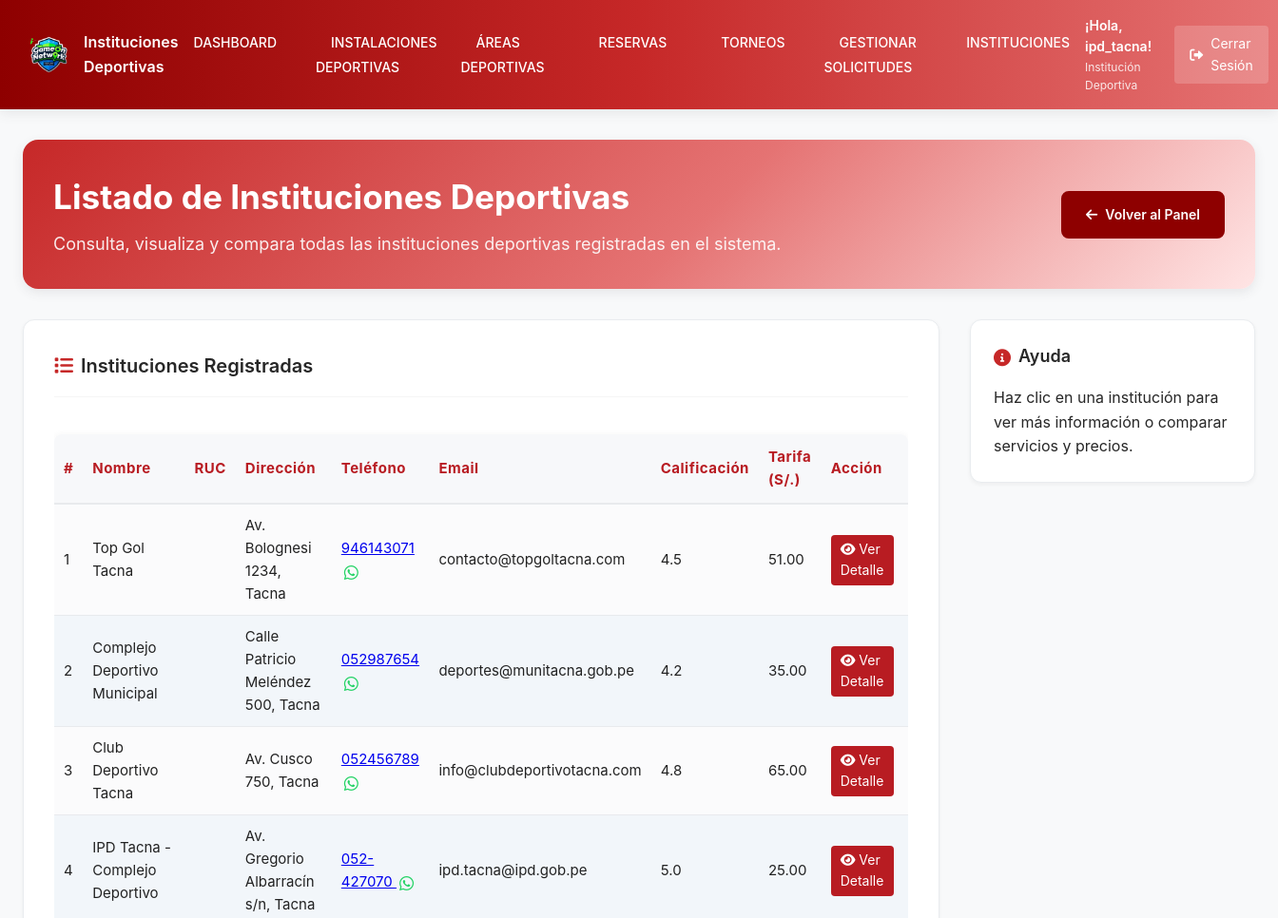
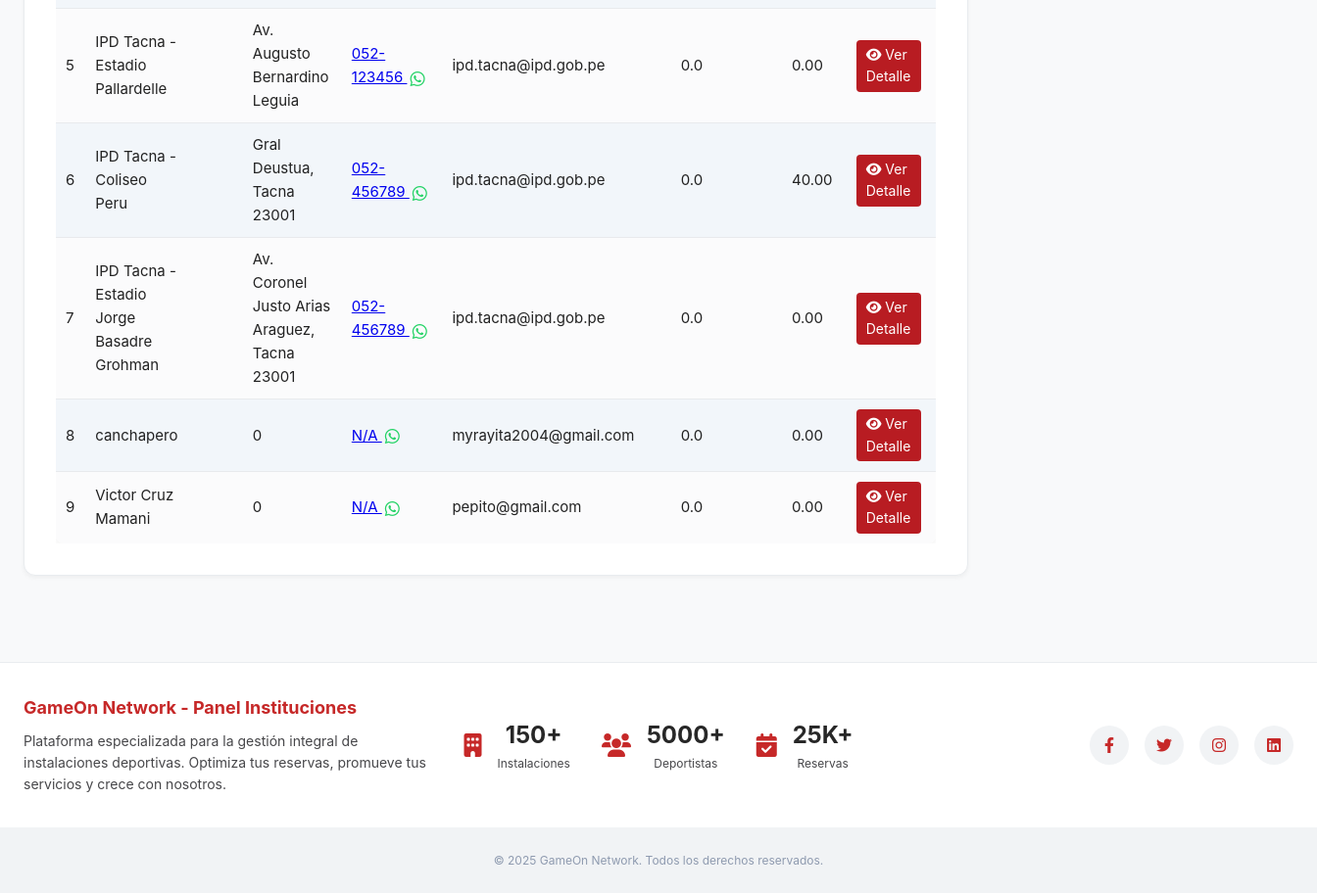
Page /Views/UserInsD/listadoins.php (signed in) on the committed database (2 pictures, top to bottom).
### tables this page shows
CREATE TABLE IF NOT EXISTS `instituciones_deportivas` (
  `id` int NOT NULL AUTO_INCREMENT,
  `usuario_instalacion_id` int NOT NULL,
  `nombre` varchar(100) NOT NULL,
  `ruc` varchar(11) NOT NULL,
  `direccion` varchar(200) NOT NULL,
  `latitud` decimal(10,8) NOT NULL,
  `longitud` decimal(11,8) NOT NULL,
  `imagen` varchar(255) DEFAULT NULL,
  `tarifa` decimal(10,2) NOT NULL,
  `calificacion` decimal(3,2) DEFAULT '0.00',
  `telefono` varchar(20) NOT NULL,
  `email` varchar(100) NOT NULL,
  `descripcion` text,
  `estado` tinyint(1) NOT NULL DEFAULT '1',
  `creado_en` timestamp NOT NULL DEFAULT CURRENT_TIMESTAMP,
  `razon_social_sunat` varchar(255) DEFAULT NULL,
  `direccion_sunat` varchar(255) DEFAULT NULL,
  `distrito_sunat` varchar(100) DEFAULT NULL,
  `provincia_sunat` varchar(100) DEFAULT NULL,
  `departamento_sunat` varchar(100) DEFAULT NULL,
  `estado_sunat` varchar(50) DEFAULT NULL,
  `condicion_sunat` varchar(50) DEFAULT NULL,
  `documento_legal` varchar(255) DEFAULT NULL,
  `fecha_registro` datetime DEFAULT CURRENT_TIMESTAMP,
  `estado_aprobacion` varchar(50) DEFAULT 'PENDIENTE',
  PRIMARY KEY (`id`),
  UNIQUE KEY `ruc_institucion_unique` (`ruc`) USING BTREE,
  KEY `usuario_instalacion_id` (`usuario_instalacion_id`),
  CONSTRAINT `instituciones_deportivas_ibfk_1` FOREIGN KEY (`usuario_instalacion_id`) REFERENCES `usuarios_instalaciones` (`id`) ON DELETE CASCADE
);

### Models/InstitucionesModel.php (called while the page is built, shortened)
<?php
require_once __DIR__ . '/../Config/database.php';
class InstitucionesModel {
    private $conn;
    public function __construct() {
        $db = new Database();
        $this->conn = $db->getConnection();
    }
    public function obtenerInstituciones() {
        $instituciones = [];
        $sql = "SELECT * FROM instituciones_deportivas WHERE estado = 1";
        $result = $this->conn->query($sql);
        if ($result && $result->num_rows > 0) {
            while ($row = $result->fetch_assoc()) {
                $instituciones[] = $row;
            }
        }
        return $instituciones;
    }
}
?>

### Config/database.php (called while the page is built, shortened)
<?php
class Database {
    private $host;
    private $db_name;
    private $username;
    private $password;
    private $port;
    public function __construct() {
        if (isset($_ENV['MYSQL_HOST']) || getenv('MYSQL_HOST')) {
            $this->host = $_ENV['MYSQL_HOST'] ?? getenv('MYSQL_HOST');
            $this->db_name = $_ENV['MYSQL_DATABASE'] ?? getenv('MYSQL_DATABASE');
            $this->username = $_ENV['MYSQL_USER'] ?? getenv('MYSQL_USER');
            $this->password = $_ENV['MYSQL_PASSWORD'] ?? getenv('MYSQL_PASSWORD');
            $this->port = $_ENV['MYSQL_PORT'] ?? getenv('MYSQL_PORT') ?? 3306;
        } else {
            $this->host = "localhost";
            $this->db_name = "gameon";
            $this->username = "root";
            $this->password = "";
            $this->port = 3306;
        }
    }
    public function getConnection() {
        $this->conn = null;
        try {
            $this->conn = new mysqli($this->host, $this->username, $this->password, $this->db_name, $this->port);
            $this->conn->set_charset("utf8");
        } catch(Exception $e) {
            echo "Error de conexión: " . $e->getMessage();
        }
        return $this->conn;
    }
}
?>

### Controllers/InstitucionesController.php (called while the page is built)
<?php
require_once __DIR__ . '/../Models/InstitucionesModel.php';
class InstitucionesController {
    private $model;
    public function __construct() {
        $this->model = new InstitucionesModel();
    }
    public function listar() {
        return $this->model->obtenerInstituciones();
    }
}
?>

### Views/UserInsD/partials/lista_instituciones.php (the view)
<?php if (!empty($instituciones)): ?>
    <div style="overflow-x:auto;">
    <table class="table table-striped" style="width:100%; min-width:750px;">
        <thead>
            <tr>
                <th>#</th>
                <th>Nombre</th>
                <th>RUC</th>
                <th>Dirección</th>
                <th>Teléfono</th>
                <th>Email</th>
                <th>Calificación</th>
                <th>Tarifa (S/.)</th>
                <th>Acción</th>
            </tr>
        </thead>
        <tbody>
            <?php foreach ($instituciones as $i => $inst): ?>
                <tr>
                    <td><?= $i+1 ?></td>
                    <td><?= htmlspecialchars($inst['nombre']) ?></td>
                    <td><?= htmlspecialchars($inst['ruc_institucion']) ?></td>
                    <td><?= htmlspecialchars($inst['direccion']) ?></td>
                    <td>
                        <a href="https://wa.me/<?= preg_replace('/\D/', '', $inst['telefono']) ?>"
                        target="_blank" rel="noopener noreferrer"
                        title="Contactar a <?= htmlspecialchars($inst['nombre']) ?> por WhatsApp">
                            <?= htmlspecialchars($inst['telefono']) ?>
                            <i class="fab fa-whatsapp" style="color:#25d366;"></i>
                        </a>
                    </td>
                    <td><?= htmlspecialchars($inst['email']) ?></td>
                    <td><?= number_format($inst['calificacion'], 1) ?></td>
                    <td><?= number_format($inst['tarifa'], 2) ?></td>
                    <td>
                        <a href="ver_institucion.php?id=<?= $inst['id'] ?>" class="btn-small-inst btn-edit" title="Ver Detalles">
                            <i class="fas fa-eye"></i> Ver Detalle
                        </a>
                    </td>
                </tr>
            <?php endforeach; ?>
        </tbody>
    </table>
    </div>
<?php else: ?>
    <p>No hay instituciones registradas.</p>
<?php endif; ?>

### Views/UserInsD/header.php (shortened to what this page needs)
<!DOCTYPE html>
<html lang="es">
<head>
    <link rel="stylesheet" href="../../Public/cssInsDepor/header_insd.css">
    <link rel="stylesheet" href="../../Public/cssInsDepor/dashboard_insd.css">
    <link rel="stylesheet" href="../../Public/cssInsDepor/footer_insd.css">
    <link rel="stylesheet" href="../../Public/cssInsDepor/lista_instituciones_tabla.css">
    <link rel="stylesheet" href="https://cdnjs.cloudflare.com/ajax/libs/font-awesome/6.0.0/css/all.min.css">
</head>
<body>
    <header class="main-header-inst">
        <div class="logo-inst">
            <img src="../../Resources/logo_gameon.png" alt="GameOn Network">
            <span class="logo-text">Instituciones Deportivas</span>
        </div>
        <nav class="main-nav-inst">
            <ul>
                <li><a href="dashboard.php">DASHBOARD</a></li>
                <li><a href="instalaciones_deportivas.php">INSTALACIONES DEPORTIVAS</a></li>
                <li><a href="areas_deportivas.php">ÁREAS DEPORTIVAS</a></li>
                <li><a href="reservas.php">RESERVAS</a></li>
                <li><a href="torneos.php">TORNEOS</a></li>
                <li><a href="gestionar_solicitudes.php">GESTIONAR SOLICITUDES</a></li>
                <li><a href="listadoins.php">INSTITUCIONES</a></li>
            </ul>
        </nav>
        <div class="header-user-inst">
            <div class="user-info-inst">
                <span class="user-welcome-inst">¡Hola, <?php echo $_SESSION['username']; ?>!</span>
                <span class="user-type-inst">Institución Deportiva</span>
            </div>
            <div class="logout-container-inst">
                <a href="../Auth/logout.php" class="logout-btn-inst" onclick="return confirm('¿Estás seguro que deseas cerrar sesión?')">
                    <i class="fas fa-sign-out-alt"></i>
                    <span>Cerrar Sesión</span>
                </a>
            </div>
        </div>
    </header>
    <main class="main-content-inst">

### Views/UserInsD/listadoins.php (shortened to what this page needs)
<?php
require_once '../../Controllers/InstitucionesController.php';
$institucionesController = new InstitucionesController();
$instituciones = $institucionesController->listar();
include_once 'header.php';
?>
<div class="dashboard-container-inst">
    <div class="welcome-banner-inst">
        <div class="welcome-content-inst">
            <h1>Listado de Instituciones Deportivas</h1>
            <p>Consulta, visualiza y compara todas las instituciones deportivas registradas en el sistema.</p>
        </div>
        <div class="welcome-actions-inst">
            <a href="dashboard.php" class="btn-secondary-inst"><i class="fas fa-arrow-left"></i> Volver al Panel</a>
        </div>
    </div>
    <div class="dashboard-main-content-inst">
        <div class="main-panel-inst">
            <div class="content-card-inst">
                <div class="card-header-inst">
                    <h2><i class="fas fa-list"></i> Instituciones Registradas</h2>
                </div>
                <?php include 'partials/lista_instituciones.php'; ?>
            </div>
        </div>
        <div class="sidebar-panel-inst">
            <div class="sidebar-card-inst">
                <h3><i class="fas fa-info-circle"></i> Ayuda</h3>
                <div class="info-content">
                    <p>Haz clic en una institución para ver más información o comparar servicios y precios.</p>
                </div>
            </div>
        </div>
    </div>
</div>
<?php include_once 'footer.php'; ?>

### Views/UserInsD/footer.php (shortened to what this page needs)
    </main>
    <footer class="main-footer-inst">
        <div class="footer-content-inst">
            <div class="footer-info-inst">
                <h3>GameOn Network - Panel Instituciones</h3>
                <p>Plataforma especializada para la gestión integral de instalaciones deportivas. Optimiza tus reservas, promueve tus servicios y crece con nosotros.</p>
            </div>
            <div class="footer-stats-inst">
                <div class="stat-item-inst">
                    <i class="fas fa-building"></i>
                    <div>
                        <span class="stat-number">150+</span>
                        <span class="stat-label">Instalaciones</span>
                    </div>
                </div>
                <div class="stat-item-inst">
                    <i class="fas fa-users"></i>
                    <div>
                        <span class="stat-number">5000+</span>
                        <span class="stat-label">Deportistas</span>
                    </div>
                </div>
                <div class="stat-item-inst">
                    <i class="fas fa-calendar-check"></i>
                    <div>
                        <span class="stat-number">25K+</span>
                        <span class="stat-label">Reservas</span>
                    </div>
                </div>
            </div>
            <div class="social-links-inst">
                <a href="#" class="social-icon-inst"><i class="fab fa-facebook-f"></i></a>
                <a href="#" class="social-icon-inst"><i class="fab fa-twitter"></i></a>
                <a href="#" class="social-icon-inst"><i class="fab fa-instagram"></i></a>
                <a href="#" class="social-icon-inst"><i class="fab fa-linkedin"></i></a>
            </div>
        </div>
        <div class="footer-bottom-inst">
            <p>&copy; 2025 GameOn Network. Todos los derechos reservados.</p>
        </div>
    </footer>
</body>
</html>

### Public/cssInsDepor/header_insd.css (style rules this page uses)
:root { --primary-color: #c62828; --primary-light: #e57373; --primary-dark: #8e0000; --secondary-color: #47474a; --text-light: #ffffff; --spacing-sm: 8px; --spacing-md: 16px; --spacing-lg: 24px; --spacing-xl: 32px; --transition-base: 0.3s ease; --shadow-md: 0 4px 12px rgba(71,71,74,0.10); --radius-sm: 4px; }
.main-header-inst { background: linear-gradient( 90deg, var(--primary-dark) 0%, var(--primary-color) 50%, var(--primary-light) 100% ); padding: var(--spacing-md) var(--spacing-xl); display: flex; justify-content: space-between; align-items: center; box-shadow: var(--shadow-md); position: sticky; top: 0; z-index: 100; }
.logo-inst { display: flex; align-items: center; gap: var(--spacing-md); }
.logo-inst img { height: 40px; }
.logo-text { color: var(--text-light); font-weight: 600; font-size: 16px; }
.main-nav-inst ul { display: flex; list-style: none; gap: 25px; margin: 0; padding: 0; }
.main-nav-inst ul li a { color: var(--text-light); text-decoration: none; font-weight: 500; font-size: 14px; padding: var(--spacing-sm) var(--spacing-md); border-radius: var(--radius-sm); transition: var(--transition-base); position: relative; }
.header-user-inst { display: flex; align-items: center; gap: var(--spacing-lg); }
.user-info-inst { display: flex; flex-direction: column; align-items: flex-end; }
.user-welcome-inst { color: var(--text-light); font-weight: 600; font-size: 14px; }
.user-type-inst { color: rgba(255, 255, 255, 0.85); font-size: 12px; }
.logout-container-inst { display: flex; }
.logout-btn-inst { display: flex; align-items: center; gap: var(--spacing-sm); padding: var(--spacing-sm) var(--spacing-md); background: rgba(255, 255, 255, 0.18); color: var(--text-light); text-decoration: none; border-radius: var(--radius-sm); transition: var(--transition-base); font-size: 14px; }

### Public/cssInsDepor/footer_insd.css (style rules this page uses)
:root { --bg-card: #ffffff; --bg-light: #f1f3f5; --border-color: #e9ecef; --primary-color: #c62828; --secondary-color: #8e0000; --text-primary: #272727; --text-secondary: #47474a; --text-muted: #8e9aaf; --text-light: #ffffff; --spacing-sm: 8px; --spacing-md: 16px; --spacing-lg: 24px; --spacing-xl: 32px; --transition-base: 0.3s ease; --radius-md: 8px; }
.main-footer-inst { background: var(--bg-card); border-top: 1px solid var(--border-color); margin-top: var(--spacing-xl); }
.footer-content-inst { max-width: 1400px; margin: 0 auto; padding: var(--spacing-xl) var(--spacing-lg); display: grid; grid-template-columns: 1fr auto 1fr; gap: var(--spacing-xl); align-items: center; }
.footer-info-inst h3 { color: var(--primary-color); margin-bottom: var(--spacing-sm); font-size: 18px; }
.footer-info-inst p { color: var(--text-secondary); font-size: 14px; line-height: 1.6; }
.footer-stats-inst { display: flex; gap: var(--spacing-xl); }
.stat-item-inst { display: flex; align-items: center; gap: var(--spacing-md); text-align: center; }
.stat-item-inst i { font-size: 24px; color: var(--primary-color); }
.stat-number { display: block; font-size: 1.5rem; font-weight: 700; color: var(--text-primary); }
.stat-label { display: block; font-size: 12px; color: var(--text-secondary); }
.social-links-inst { display: flex; gap: var(--spacing-md); justify-content: flex-end; }
.social-icon-inst { display: flex; align-items: center; justify-content: center; width: 40px; height: 40px; border-radius: 50%; background: var(--bg-light); color: var(--primary-color); transition: var(--transition-base); text-decoration: none; }
.footer-bottom-inst { background: var(--bg-light); text-align: center; padding: var(--spacing-lg); }
.footer-bottom-inst p { color: var(--text-muted); font-size: 12px; margin: 0; }

### rows in the picture
instituciones_deportivas: nombre "Top Gol Tacna", direccion "Av. Bolognesi 1234, Tacna", telefono "946143071", email "contacto@topgoltacna.com", calificacion "4.5", tarifa "51.00"
instituciones_deportivas: nombre "Complejo Deportivo Municipal", direccion "Calle Patricio Meléndez 500, Tacna", telefono "052987654", email "deportes@munitacna.gob.pe", calificacion "4.2", tarifa "35.00"
instituciones_deportivas: nombre "Club Deportivo Tacna", direccion "Av. Cusco 750, Tacna", telefono "052456789", email "info@clubdeportivotacna.com", calificacion "4.8", tarifa "65.00"
instituciones_deportivas: nombre "IPD Tacna - Complejo Deportivo", direccion "Av. Gregorio Albarracín s/n, Tacna", telefono "052-427070", email "ipd.tacna@ipd.gob.pe", calificacion "5.0", tarifa "25.00"
instituciones_deportivas: nombre "IPD Tacna - Estadio Pallardelle", direccion "Av. Augusto Bernardino Leguia", telefono "052-123456", email "ipd.tacna@ipd.gob.pe", calificacion "0.0", tarifa "0.00"
instituciones_deportivas: nombre "IPD Tacna - Coliseo Peru", direccion "Gral Deustua, Tacna 23001", telefono "052-456789", email "ipd.tacna@ipd.gob.pe", calificacion "0.0", tarifa "40.00"
instituciones_deportivas: nombre "IPD Tacna - Estadio Jorge Basadre Grohman", direccion "Av. Coronel Justo Arias Araguez, Tacna 23001", telefono "052-456789", email "ipd.tacna@ipd.gob.pe", calificacion "0.0", tarifa "0.00"
instituciones_deportivas: nombre "canchapero", direccion "0", telefono "N/A", email "myrayita2004@gmail.com", calificacion "0.0", tarifa "0.00"
instituciones_deportivas: nombre "Victor Cruz Mamani", direccion "0", telefono "N/A", email "pepito@gmail.com", calificacion "0.0", tarifa "0.00"

### other values in the picture
$_SESSION['username'] "ipd_tacna"
